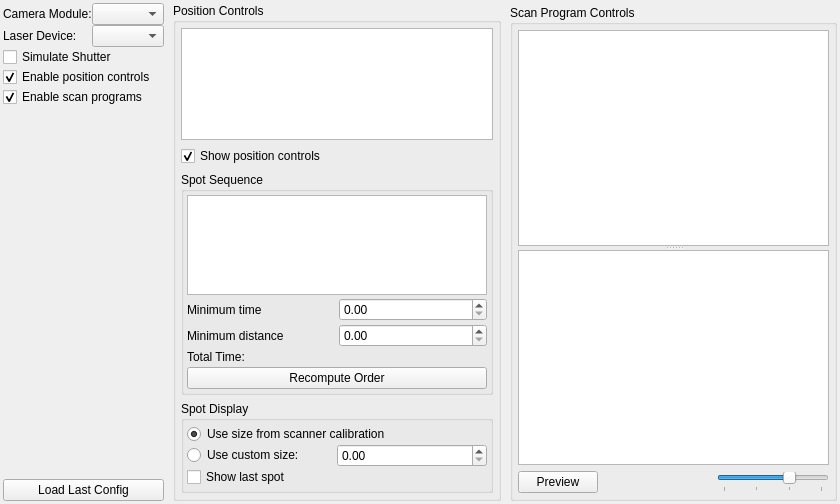
<?xml version="1.0" encoding="UTF-8"?>
<ui version="4.0">
 <class>Form</class>
 <widget class="QWidget" name="Form">
  <property name="geometry">
   <rect>
    <x>0</x>
    <y>0</y>
    <width>840</width>
    <height>504</height>
   </rect>
  </property>
  <property name="sizePolicy">
   <sizepolicy hsizetype="Preferred" vsizetype="Preferred">
    <horstretch>4</horstretch>
    <verstretch>1</verstretch>
   </sizepolicy>
  </property>
  <property name="windowTitle">
   <string>Form</string>
  </property>
  <layout class="QGridLayout" name="gridLayout_4">
   <property name="horizontalSpacing">
    <number>9</number>
   </property>
   <property name="verticalSpacing">
    <number>2</number>
   </property>
   <property name="margin">
    <number>3</number>
   </property>
   <item row="0" column="0" rowspan="2">
    <layout class="QGridLayout" name="gridLayout">
     <property name="sizeConstraint">
      <enum>QLayout::SetMaximumSize</enum>
     </property>
     <item row="0" column="1">
      <widget class="InterfaceCombo" name="cameraCombo">
       <property name="toolTip">
        <string>Selects the camera module to use with the scanner. This, along with the laser device, determines which calibration files will be used.</string>
       </property>
      </widget>
     </item>
     <item row="6" column="0" colspan="2">
      <widget class="QPushButton" name="loadConfigBtn">
       <property name="text">
        <string>Load Last Config</string>
       </property>
      </widget>
     </item>
     <item row="0" column="0">
      <widget class="QLabel" name="label">
       <property name="text">
        <string>Camera Module:</string>
       </property>
      </widget>
     </item>
     <item row="1" column="0">
      <widget class="QLabel" name="label_2">
       <property name="text">
        <string>Laser Device:</string>
       </property>
      </widget>
     </item>
     <item row="1" column="1">
      <widget class="InterfaceCombo" name="laserCombo">
       <property name="toolTip">
        <string>Selects the laser to be used.</string>
       </property>
      </widget>
     </item>
     <item row="2" column="0" colspan="2">
      <widget class="QCheckBox" name="simulateShutterCheck">
       <property name="text">
        <string>Simulate Shutter</string>
       </property>
      </widget>
     </item>
     <item row="3" column="0" colspan="2">
      <widget class="QCheckBox" name="enablePosCtrlCheck">
       <property name="text">
        <string>Enable position controls</string>
       </property>
       <property name="checked">
        <bool>true</bool>
       </property>
      </widget>
     </item>
     <item row="4" column="0" colspan="2">
      <widget class="QCheckBox" name="enableScanProgCheck">
       <property name="text">
        <string>Enable scan programs</string>
       </property>
       <property name="checked">
        <bool>true</bool>
       </property>
      </widget>
     </item>
     <item row="5" column="0">
      <spacer name="verticalSpacer">
       <property name="orientation">
        <enum>Qt::Vertical</enum>
       </property>
       <property name="sizeHint" stdset="0">
        <size>
         <width>20</width>
         <height>40</height>
        </size>
       </property>
      </spacer>
     </item>
    </layout>
   </item>
   <item row="0" column="1" rowspan="2">
    <widget class="QGroupBox" name="positionCtrlGroup">
     <property name="title">
      <string>Position Controls</string>
     </property>
     <property name="checkable">
      <bool>false</bool>
     </property>
     <property name="checked">
      <bool>false</bool>
     </property>
     <layout class="QGridLayout" name="gridLayout_5">
      <property name="margin">
       <number>5</number>
      </property>
      <item row="1" column="0">
       <widget class="QCheckBox" name="showPosCtrlCheck">
        <property name="enabled">
         <bool>true</bool>
        </property>
        <property name="toolTip">
         <string>Hide all items from view.</string>
        </property>
        <property name="text">
         <string>Show position controls</string>
        </property>
        <property name="checked">
         <bool>true</bool>
        </property>
       </widget>
      </item>
      <item row="3" column="0">
       <widget class="GroupBox" name="spotDisplayGroup">
        <property name="title">
         <string>Spot Display</string>
        </property>
        <layout class="QGridLayout" name="gridLayout_2">
         <property name="margin">
          <number>3</number>
         </property>
         <property name="spacing">
          <number>0</number>
         </property>
         <item row="0" column="0" colspan="2">
          <widget class="QRadioButton" name="sizeFromCalibrationRadio">
           <property name="toolTip">
            <string>Causes target spots to be displayed at the size determined by the calibration file. Does not affect how data is collected.</string>
           </property>
           <property name="text">
            <string>Use size from scanner calibration</string>
           </property>
           <property name="checked">
            <bool>true</bool>
           </property>
          </widget>
         </item>
         <item row="1" column="0">
          <widget class="QRadioButton" name="sizeCustomRadio">
           <property name="toolTip">
            <string>Lets the user change the display size of target spots. Does not change the way data is collected.</string>
           </property>
           <property name="text">
            <string>Use custom size:</string>
           </property>
          </widget>
         </item>
         <item row="1" column="1">
          <widget class="SpinBox" name="sizeSpin">
           <property name="toolTip">
            <string>Specifies the display size of the target spots. Does not change the way data is collected.</string>
           </property>
           <property name="suffix">
            <string/>
           </property>
           <property name="minimum">
            <double>0.000000000000000</double>
           </property>
           <property name="maximum">
            <double>100000.000000000000000</double>
           </property>
           <property name="singleStep">
            <double>0.000001000000000</double>
           </property>
           <property name="value">
            <double>0.000000000000000</double>
           </property>
          </widget>
         </item>
         <item row="2" column="0">
          <widget class="QCheckBox" name="showLastSpotCheck">
           <property name="text">
            <string>Show last spot</string>
           </property>
          </widget>
         </item>
        </layout>
       </widget>
      </item>
      <item row="2" column="0">
       <widget class="GroupBox" name="spotSequenceGroup">
        <property name="sizePolicy">
         <sizepolicy hsizetype="Preferred" vsizetype="Preferred">
          <horstretch>0</horstretch>
          <verstretch>0</verstretch>
         </sizepolicy>
        </property>
        <property name="title">
         <string>Spot Sequence</string>
        </property>
        <layout class="QGridLayout" name="gridLayout_3">
         <property name="margin">
          <number>3</number>
         </property>
         <property name="spacing">
          <number>3</number>
         </property>
         <item row="1" column="1">
          <widget class="SpinBox" name="minTimeSpin">
           <property name="toolTip">
            <string>&lt;!DOCTYPE HTML PUBLIC &quot;-//W3C//DTD HTML 4.0//EN&quot; &quot;http://www.w3.org/TR/REC-html40/strict.dtd&quot;&gt;
&lt;html&gt;&lt;head&gt;&lt;meta name=&quot;qrichtext&quot; content=&quot;1&quot; /&gt;&lt;style type=&quot;text/css&quot;&gt;
p, li { white-space: pre-wrap; }
&lt;/style&gt;&lt;/head&gt;&lt;body style=&quot; font-family:'MS Shell Dlg 2'; font-size:8.25pt; font-weight:400; font-style:normal;&quot;&gt;
&lt;p style=&quot; margin-top:0px; margin-bottom:0px; margin-left:0px; margin-right:0px; -qt-block-indent:0; text-indent:0px;&quot;&gt;&lt;span style=&quot; font-size:8pt;&quot;&gt;When stimulating a sequence of points, this is the minimum amount of time that must pass before stimulating the same spot a second time. Points farther away will require smaller delays. Points farther than the minimum distance (specified below) will require no delay.&lt;/span&gt;&lt;/p&gt;&lt;/body&gt;&lt;/html&gt;</string>
           </property>
           <property name="suffix">
            <string/>
           </property>
           <property name="decimals">
            <number>2</number>
           </property>
           <property name="maximum">
            <double>1000000.000000000000000</double>
           </property>
          </widget>
         </item>
         <item row="4" column="0" colspan="2">
          <widget class="QLabel" name="timeLabel">
           <property name="text">
            <string>Total Time:</string>
           </property>
          </widget>
         </item>
         <item row="2" column="1">
          <widget class="SpinBox" name="minDistSpin">
           <property name="toolTip">
            <string>&lt;!DOCTYPE HTML PUBLIC &quot;-//W3C//DTD HTML 4.0//EN&quot; &quot;http://www.w3.org/TR/REC-html40/strict.dtd&quot;&gt;
&lt;html&gt;&lt;head&gt;&lt;meta name=&quot;qrichtext&quot; content=&quot;1&quot; /&gt;&lt;style type=&quot;text/css&quot;&gt;
p, li { white-space: pre-wrap; }
&lt;/style&gt;&lt;/head&gt;&lt;body style=&quot; font-family:'MS Shell Dlg 2'; font-size:8.25pt; font-weight:400; font-style:normal;&quot;&gt;
&lt;p style=&quot; margin-top:0px; margin-bottom:0px; margin-left:0px; margin-right:0px; -qt-block-indent:0; text-indent:0px;&quot;&gt;&lt;span style=&quot; font-size:8pt;&quot;&gt;When stimulating a sequence of points, this is the minimum distance between two spots such that no time delay is required between stimulating them. Points closer than this distance will require some delay, which is determined in part by the minimum time specified above.&lt;/span&gt;&lt;/p&gt;&lt;/body&gt;&lt;/html&gt;</string>
           </property>
           <property name="suffix">
            <string/>
           </property>
           <property name="maximum">
            <double>1000000.000000000000000</double>
           </property>
          </widget>
         </item>
         <item row="1" column="0">
          <widget class="QLabel" name="label_3">
           <property name="text">
            <string>Minimum time</string>
           </property>
          </widget>
         </item>
         <item row="5" column="0" colspan="2">
          <widget class="QPushButton" name="recomputeBtn">
           <property name="text">
            <string>Recompute Order</string>
           </property>
          </widget>
         </item>
         <item row="2" column="0">
          <widget class="QLabel" name="label_4">
           <property name="text">
            <string>Minimum distance</string>
           </property>
          </widget>
         </item>
         <item row="0" column="0" colspan="2">
          <widget class="PlotWidget" name="tdPlotWidget">
           <property name="sizePolicy">
            <sizepolicy hsizetype="Expanding" vsizetype="Preferred">
             <horstretch>0</horstretch>
             <verstretch>0</verstretch>
            </sizepolicy>
           </property>
           <property name="minimumSize">
            <size>
             <width>0</width>
             <height>100</height>
            </size>
           </property>
           <property name="maximumSize">
            <size>
             <width>16777215</width>
             <height>100</height>
            </size>
           </property>
          </widget>
         </item>
        </layout>
       </widget>
      </item>
      <item row="0" column="0">
       <widget class="ParameterTree" name="itemTree">
        <attribute name="headerVisible">
         <bool>false</bool>
        </attribute>
        <column>
         <property name="text">
          <string notr="true">1</string>
         </property>
        </column>
       </widget>
      </item>
     </layout>
    </widget>
   </item>
   <item row="1" column="2">
    <widget class="QGroupBox" name="scanProgramGroup">
     <property name="title">
      <string>Scan Program Controls</string>
     </property>
     <property name="checkable">
      <bool>false</bool>
     </property>
     <property name="checked">
      <bool>false</bool>
     </property>
     <layout class="QGridLayout" name="gridLayout_6">
      <property name="margin">
       <number>5</number>
      </property>
      <item row="1" column="0">
       <layout class="QGridLayout" name="gridLayout_9">
        <item row="1" column="0">
         <widget class="QPushButton" name="previewBtn">
          <property name="text">
           <string>Preview</string>
          </property>
          <property name="checkable">
           <bool>true</bool>
          </property>
         </widget>
        </item>
        <item row="1" column="1">
         <spacer name="horizontalSpacer_2">
          <property name="orientation">
           <enum>Qt::Horizontal</enum>
          </property>
          <property name="sizeHint" stdset="0">
           <size>
            <width>40</width>
            <height>20</height>
           </size>
          </property>
         </spacer>
        </item>
        <item row="1" column="2">
         <widget class="QSlider" name="programPreviewSlider">
          <property name="maximum">
           <number>999</number>
          </property>
          <property name="value">
           <number>666</number>
          </property>
          <property name="orientation">
           <enum>Qt::Horizontal</enum>
          </property>
          <property name="tickPosition">
           <enum>QSlider::TicksBelow</enum>
          </property>
          <property name="tickInterval">
           <number>333</number>
          </property>
         </widget>
        </item>
       </layout>
      </item>
      <item row="0" column="0">
       <widget class="QSplitter" name="scanProgramSplitter">
        <property name="orientation">
         <enum>Qt::Vertical</enum>
        </property>
        <widget class="ParameterTree" name="programTree">
         <attribute name="headerVisible">
          <bool>false</bool>
         </attribute>
         <column>
          <property name="text">
           <string notr="true">1</string>
          </property>
         </column>
        </widget>
        <widget class="PlotWidget" name="programTimeline"/>
       </widget>
      </item>
     </layout>
    </widget>
   </item>
  </layout>
 </widget>
 <customwidgets>
  <customwidget>
   <class>SpinBox</class>
   <extends>QDoubleSpinBox</extends>
   <header>pyqtgraph</header>
  </customwidget>
  <customwidget>
   <class>InterfaceCombo</class>
   <extends>QComboBox</extends>
   <header>acq4.util.InterfaceCombo</header>
  </customwidget>
  <customwidget>
   <class>ParameterTree</class>
   <extends>QTreeWidget</extends>
   <header>pyqtgraph.parametertree</header>
  </customwidget>
  <customwidget>
   <class>PlotWidget</class>
   <extends>QGraphicsView</extends>
   <header>pyqtgraph</header>
  </customwidget>
  <customwidget>
   <class>GroupBox</class>
   <extends>QGroupBox</extends>
   <header>pyqtgraph</header>
   <container>1</container>
  </customwidget>
 </customwidgets>
 <resources/>
 <connections/>
</ui>
